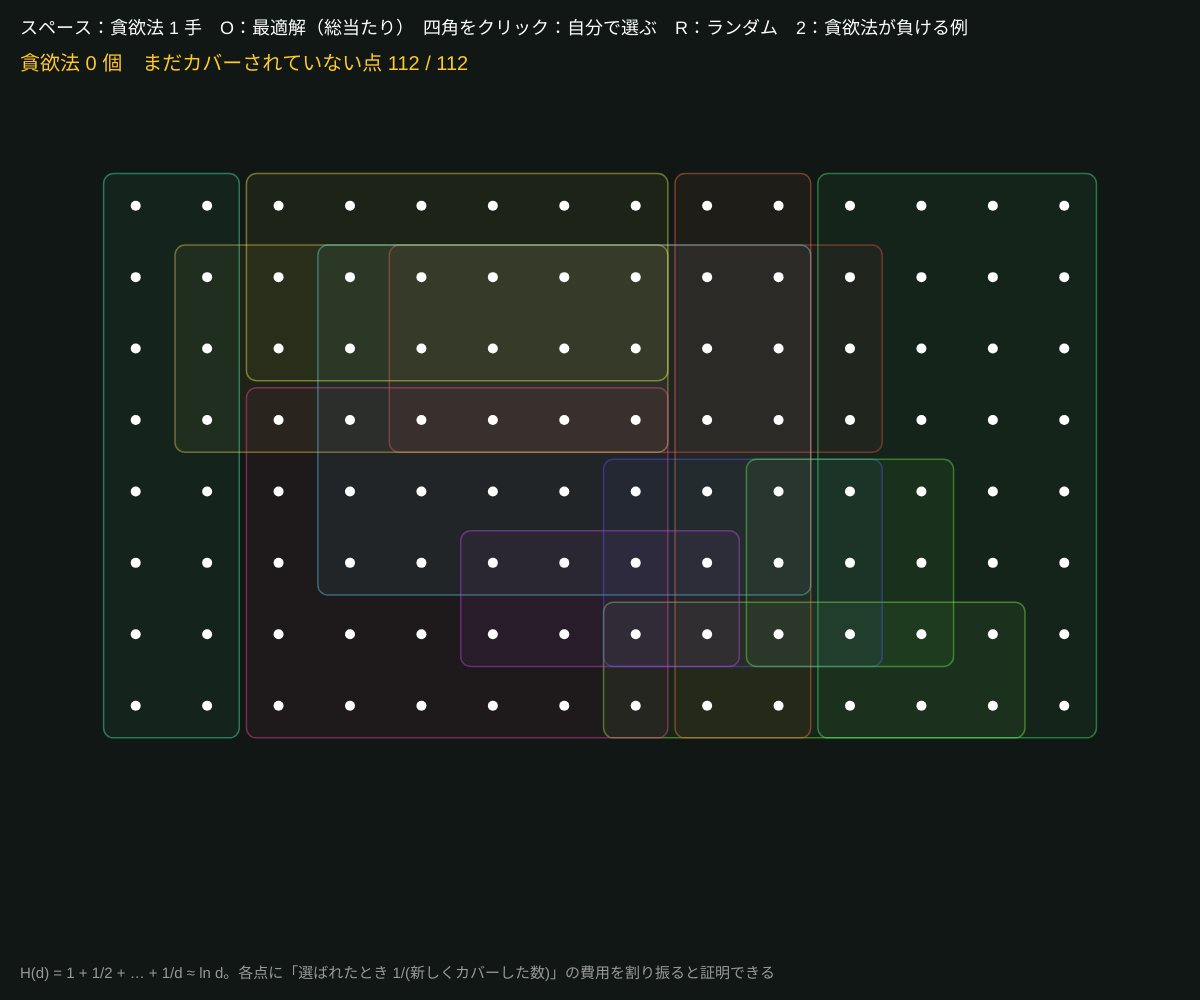
Frame 1 (no input)
Frame 60 (no input): identical to frame 1, image omitted
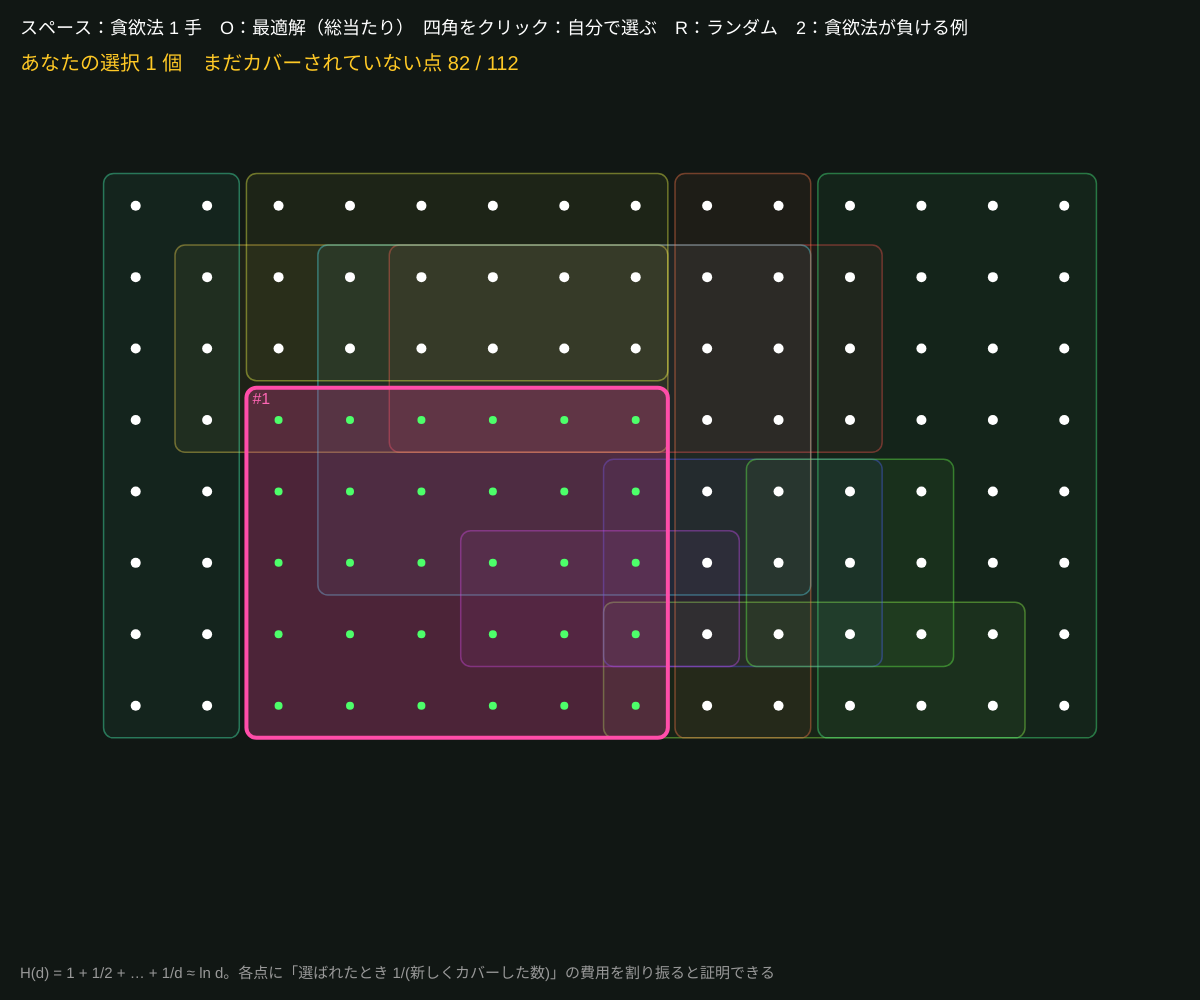
Frame 120 (the mouse pressed at the canvas centre since frame 60)

The p5.js sketch that drew these frames (run headless with seeded random() and noise() and a simulated clock; from frame 60 on, the mouse is pressed at the canvas centre):

// p5.js sketch
// ── sketch.js
// ============================================
// 11 集合被覆の貪欲法
// 点（町）を全部カバーするのに、四角（基地局の範囲）を最少で何個選べばいい？
// 貪欲法：「まだカバーされていない点をいちばん多く含む四角」を選び続ける
// 最適の H(最大の四角の点数) ≈ ln n 倍以内が保証される。これより良い比は（P≠NP なら）多項式時間では無理
// スペース：貪欲法を 1 手ずつ / O：最適解（総当たり）/ 四角をクリック：自分で選ぶ / R：ランダム / 2：貪欲法が負ける例
// ============================================

let pts = [];           // { x, y }
let sets = [];          // { x, y, w, h, members: [点番号], hue }
let chosen = [], manual = [];
let opt = null, showOpt = false;
let GRID_W = 14, GRID_H = 8;   // ★ 点の格子
let N_SETS = 12;               // ★ 四角の数（最適の総当たりは 2^N_SETS）

function setup() {
  createCanvas(windowWidth, windowHeight);
  colorMode(HSB, 360, 100, 100, 100);
  randomInstance();
}

function cellXY(c, r) { let s = min((width - 200) / GRID_W, (height - 260) / GRID_H); return { x: 100 + c * s + s / 2, y: 170 + r * s + s / 2, s }; }
function makePts(W, H) { pts = []; GRID_W = W; GRID_H = H; for (let r = 0; r < H; r++) for (let c = 0; c < W; c++) { let p = cellXY(c, r); pts.push({ x: p.x, y: p.y, c, r }); } }
function addSet(c0, r0, c1, r1) {
  let a = cellXY(c0, r0), b = cellXY(c1, r1);
  let members = pts.map((p, i) => (p.c >= c0 && p.c <= c1 && p.r >= r0 && p.r <= r1 ? i : -1)).filter((i) => i >= 0);
  sets.push({ x: a.x - a.s * 0.45, y: a.y - a.s * 0.45, w: b.x - a.x + a.s * 0.9, h: b.y - a.y + a.s * 0.9, members, hue: (sets.length * 47) % 360 });
}
function randomInstance() {
  makePts(14, 8); sets = [];
  // まず格子を 5 つの四角に切り分ける（これで必ず全部カバーできる）
  let pieces = [[0, 0, GRID_W - 1, GRID_H - 1]];
  while (pieces.length < 5) {
    pieces.sort((a, b) => (b[2] - b[0] + 1) * (b[3] - b[1] + 1) - (a[2] - a[0] + 1) * (a[3] - a[1] + 1));
    let [c0, r0, c1, r1] = pieces.shift();
    if (c1 - c0 >= r1 - r0) { let m = floor(random(c0, c1)); pieces.push([c0, r0, m, r1], [m + 1, r0, c1, r1]); }
    else { let m = floor(random(r0, r1)); pieces.push([c0, r0, c1, m], [c0, m + 1, c1, r1]); }
  }
  for (let q of pieces) addSet(...q);
  // 残りはおとり（大きめの四角をばらまく）
  while (sets.length < N_SETS) {
    let w = floor(random(3, 8)), h = floor(random(2, 6));
    let c0 = floor(random(GRID_W - w + 1)), r0 = floor(random(GRID_H - h + 1));
    addSet(c0, r0, c0 + w - 1, r0 + h - 1);
  }
  sets = shuffle(sets);
  sets.forEach((s, k) => (s.hue = (k * 47) % 360));
  resetSel();
}
function badInstance() { // 2 行。上の行・下の行の 2 つで足りるのに、貪欲法は大きなブロックにつられる
  makePts(14, 2); sets = [];
  addSet(0, 0, 13, 0); addSet(0, 1, 13, 1);      // 最適の 2 個
  addSet(0, 0, 1, 1); addSet(2, 0, 5, 1); addSet(6, 0, 13, 1); // 4, 8, 16 個のブロック
  resetSel();
}
function resetSel() { chosen = []; manual = []; opt = null; showOpt = false; }

function uncoveredBy(list) { let c = new Set(list.flatMap((k) => sets[k].members)); return pts.map((_, i) => i).filter((i) => !c.has(i)); }
function greedyStep() {
  let un = new Set(uncoveredBy(chosen));
  if (un.size === 0) return;
  let bestK = -1, bestGain = 0;
  sets.forEach((s, k) => { let g = s.members.filter((i) => un.has(i)).length; if (g > bestGain) { bestGain = g; bestK = k; } });
  if (bestK >= 0) chosen.push(bestK);
}
function computeOpt() {
  let m = sets.length, best = null;
  let words = sets.map((s) => { let w = new Uint32Array(4); for (let i of s.members) w[i >> 5] |= 1 << (i & 31); return w; });
  let full = new Uint32Array(4); for (let i = 0; i < pts.length; i++) full[i >> 5] |= 1 << (i & 31);
  for (let mask = 1; mask < 1 << m; mask++) {
    let cnt = 0; for (let k = 0; k < m; k++) if ((mask >> k) & 1) cnt++;
    if (best && cnt >= best.length) continue;
    let u = [0, 0, 0, 0];
    for (let k = 0; k < m; k++) if ((mask >> k) & 1) for (let w = 0; w < 4; w++) u[w] |= words[k][w];
    if (u.every((v, w) => (v >>> 0) === full[w])) { best = []; for (let k = 0; k < m; k++) if ((mask >> k) & 1) best.push(k); }
  }
  opt = best;
}
function H(n) { let s = 0; for (let i = 1; i <= n; i++) s += 1 / i; return s; }

function draw() {
  background(150, 25, 9);
  let active = manual.length ? manual : chosen;
  let un = new Set(uncoveredBy(active));
  // 四角
  sets.forEach((s, k) => {
    let on = active.includes(k), o = showOpt && opt && opt.includes(k);
    stroke(s.hue, 70, 100, on ? 100 : 40); strokeWeight(on ? 4 : 1.5);
    fill(s.hue, 70, 90, on ? 28 : 6);
    if (o) { drawingContext.setLineDash([10, 6]); stroke(0, 0, 100); strokeWeight(3); }
    rect(s.x, s.y, s.w, s.h, 10);
    drawingContext.setLineDash([]);
    if (on) { noStroke(); fill(s.hue, 60, 100); textSize(16); textAlign(LEFT, TOP); text('#' + (active.indexOf(k) + 1), s.x + 6, s.y + 4); }
  });
  // 点
  noStroke();
  for (let i = 0; i < pts.length; i++) { fill(un.has(i) ? color(0, 0, 100) : color(130, 70, 100)); circle(pts[i].x, pts[i].y, un.has(i) ? 10 : 8); }

  textAlign(LEFT, BASELINE); fill(0, 0, 100); textSize(18);
  text('スペース：貪欲法 1 手　O：最適解（総当たり）　四角をクリック：自分で選ぶ　R：ランダム　2：貪欲法が負ける例', 20, 34);
  textSize(20);
  fill(45, 85, 100);
  text((manual.length ? 'あなたの選択 ' + manual.length : '貪欲法 ' + chosen.length) + ' 個　まだカバーされていない点 ' + un.size + ' / ' + pts.length, 20, 70);
  let maxS = max(sets.map((s) => s.members.length));
  if (opt) {
    fill(0, 0, 100);
    text('最適 ' + opt.length + ' 個（点線）　保証：貪欲 ≤ H(' + maxS + ') × 最適 = ' + nf(H(maxS), 1, 2) + ' × ' + opt.length + ' = ' + nf(H(maxS) * opt.length, 1, 1), 20, 102);
  }
  fill(0, 0, 60); textSize(15);
  text('H(d) = 1 + 1/2 + … + 1/d ≈ ln d。各点に「選ばれたとき 1/(新しくカバーした数)」の費用を割り振ると証明できる', 20, height - 22);
}

function mousePressed() {
  if (mouseY < 120) return;
  for (let k = sets.length - 1; k >= 0; k--) {
    let s = sets[k];
    if (mouseX > s.x && mouseX < s.x + s.w && mouseY > s.y && mouseY < s.y + s.h && !manual.includes(k)) { manual.push(k); return; }
  }
  manual = [];
}
function keyPressed() {
  if (key === ' ') { manual = []; if (uncoveredBy(chosen).length === 0) chosen = []; else greedyStep(); }
  if (key === 'o' || key === 'O') { if (!opt) computeOpt(); showOpt = !showOpt; }
  if (key === 'r' || key === 'R' || key === '1') randomInstance();
  if (key === '2') badInstance();
}
function windowResized() { resizeCanvas(windowWidth, windowHeight); randomInstance(); }

// ---------- やってみよう ----------
// 1. 2 の例で、貪欲法は最初に何を選ぶ？ なぜ失敗する？
// 2. 自分でクリックして、貪欲法より少ない個数で全部カバーできる？
// 3. 2 の例のブロックを 4・8・16・32 個…と増やすと、貪欲法の個数は log に比例して増えていく
